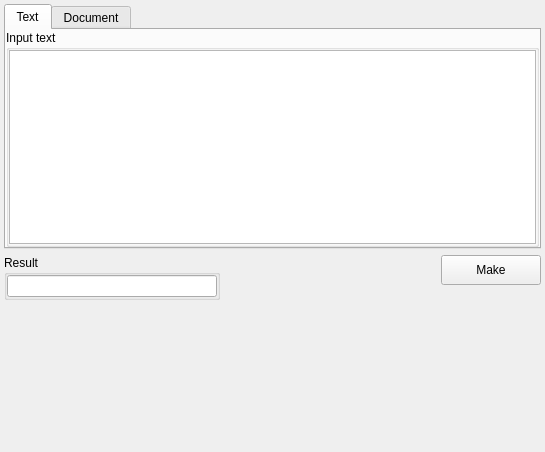
<?xml version="1.0" encoding="UTF-8"?>
<ui version="4.0">
 <class>MD5</class>
 <widget class="QWidget" name="MD5">
  <property name="geometry">
   <rect>
    <x>0</x>
    <y>0</y>
    <width>545</width>
    <height>452</height>
   </rect>
  </property>
  <property name="windowTitle">
   <string>Form</string>
  </property>
  <layout class="QVBoxLayout" name="verticalLayout_6">
   <property name="leftMargin">
    <number>4</number>
   </property>
   <property name="topMargin">
    <number>4</number>
   </property>
   <property name="rightMargin">
    <number>4</number>
   </property>
   <property name="bottomMargin">
    <number>4</number>
   </property>
   <item>
    <widget class="QTabWidget" name="tab_widget">
     <property name="maximumSize">
      <size>
       <width>16777215</width>
       <height>400</height>
      </size>
     </property>
     <property name="currentIndex">
      <number>0</number>
     </property>
     <widget class="QWidget" name="tab_text">
      <attribute name="title">
       <string>Text</string>
      </attribute>
      <layout class="QHBoxLayout" name="horizontalLayout">
       <property name="spacing">
        <number>12</number>
       </property>
       <property name="leftMargin">
        <number>0</number>
       </property>
       <property name="topMargin">
        <number>0</number>
       </property>
       <property name="rightMargin">
        <number>0</number>
       </property>
       <property name="bottomMargin">
        <number>0</number>
       </property>
       <item>
        <widget class="QGroupBox" name="group_box_input">
         <property name="title">
          <string>Input text</string>
         </property>
         <layout class="QVBoxLayout" name="verticalLayout">
          <property name="leftMargin">
           <number>0</number>
          </property>
          <property name="topMargin">
           <number>0</number>
          </property>
          <property name="rightMargin">
           <number>0</number>
          </property>
          <property name="bottomMargin">
           <number>0</number>
          </property>
          <item>
           <widget class="QTextEdit" name="text_edit_input"/>
          </item>
         </layout>
        </widget>
       </item>
      </layout>
     </widget>
     <widget class="QWidget" name="tab_document">
      <attribute name="title">
       <string>Document</string>
      </attribute>
     </widget>
    </widget>
   </item>
   <item>
    <layout class="QHBoxLayout" name="horizontal_layout_1">
     <item>
      <layout class="QVBoxLayout" name="vertical_layout_2">
       <item>
        <widget class="QGroupBox" name="group_box_result">
         <property name="maximumSize">
          <size>
           <width>300</width>
           <height>16777215</height>
          </size>
         </property>
         <property name="title">
          <string>Result</string>
         </property>
         <layout class="QVBoxLayout" name="verticalLayout_3">
          <property name="leftMargin">
           <number>0</number>
          </property>
          <property name="topMargin">
           <number>0</number>
          </property>
          <property name="rightMargin">
           <number>0</number>
          </property>
          <property name="bottomMargin">
           <number>0</number>
          </property>
          <item>
           <widget class="QLineEdit" name="line_edit_result">
            <property name="readOnly">
             <bool>true</bool>
            </property>
           </widget>
          </item>
         </layout>
        </widget>
       </item>
       <item>
        <spacer name="vertical_spacer_2">
         <property name="orientation">
          <enum>Qt::Vertical</enum>
         </property>
         <property name="sizeHint" stdset="0">
          <size>
           <width>20</width>
           <height>0</height>
          </size>
         </property>
        </spacer>
       </item>
      </layout>
     </item>
     <item>
      <spacer name="horizontal_spacer_1">
       <property name="orientation">
        <enum>Qt::Horizontal</enum>
       </property>
       <property name="sizeType">
        <enum>QSizePolicy::Expanding</enum>
       </property>
       <property name="sizeHint" stdset="0">
        <size>
         <width>0</width>
         <height>20</height>
        </size>
       </property>
      </spacer>
     </item>
     <item>
      <layout class="QVBoxLayout" name="vertical_layout_1">
       <item>
        <layout class="QHBoxLayout" name="horizontal_layout_2">
         <item>
          <widget class="QPushButton" name="button_make">
           <property name="minimumSize">
            <size>
             <width>100</width>
             <height>30</height>
            </size>
           </property>
           <property name="maximumSize">
            <size>
             <width>16777215</width>
             <height>16777215</height>
            </size>
           </property>
           <property name="text">
            <string>Make</string>
           </property>
          </widget>
         </item>
        </layout>
       </item>
       <item>
        <spacer name="vertical_spacer_1">
         <property name="orientation">
          <enum>Qt::Vertical</enum>
         </property>
         <property name="sizeHint" stdset="0">
          <size>
           <width>20</width>
           <height>40</height>
          </size>
         </property>
        </spacer>
       </item>
      </layout>
     </item>
    </layout>
   </item>
  </layout>
 </widget>
 <resources/>
 <connections/>
</ui>
